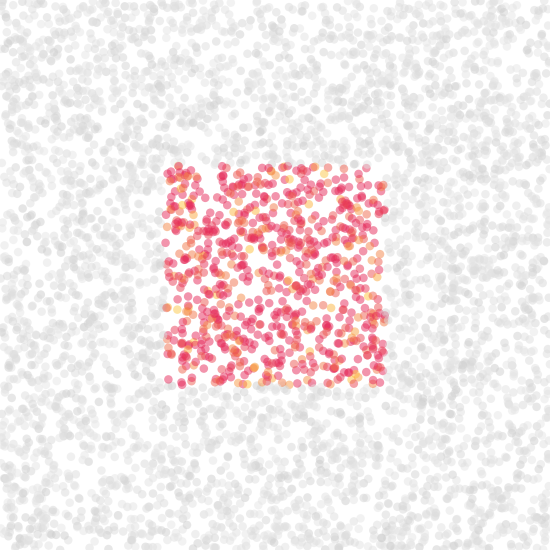

Write the Python code that produced this figure.
import pdb
import numpy as np
import matplotlib.pyplot as plt
from pylab import get_cmap


from gensinglecluster import gen_points
from scorpionsql.db import connect



from pylab import *
cdict = {'red': (
  (0.0, 0.92, 0.92),
  (0.3, 0.52, 0.52),
  (0.4, 0.88, 0.88),
  (0.6, 1., 1.),
  (0.8, 1.0, 1.0),
  (1.0, 1.0, 1.0)),
'green': (
  (0.0, 0.92, 0.92),
  (0.4, 0.88, 0.88),
  (0.6, .5, .5),
  (0.8, 0.0, 0.0),
  (1.0, 0.0, 0.0)),
'blue': (
  (0.0, 0.92, 0.92),
  (0.4, 0.88, 0.88),
  (0.6, .0, .6),
  (0.8, 0.0, 0.0),
  (1.0, 0.0, 0.0))}

cdict = {'red': (
  (0.0, 0.9, .9),
  (0.05, 0.8, .8),
  (0.15, 0.9, .9),
  (0.5, 1., 1.),
  (0.7, 0.9, 0.9),
  (1., 0.9, 0.9)
  ),
'green': (
  (0.0, 0.9, .9),
  (0.05, 0.8, .8),
  (0.15, 0.9, .9),
  (0.5, 0.7725, 0.7725),
  (0.7, 0.164, 0.164),
  (1., 0.164, 0.164)
  ),
'blue': (
  (0.0, 0.9, .9),
  (0.05, 0.8, .8),
  (0.15, 0.9, .9),
  (0.5, 0.23203125, 0.23203125),
  (0.7, 0.3515625, 0.3515625),
  (1, 0.3515625, 0.3515625)
  )
}

my_cmap = matplotlib.colors.LinearSegmentedColormap('my_colormap',cdict,256)


gdict = {
  'red': ( (0, .95, .95), (1, .4, .4)),
  'green': ( (0, .95, .95), (1, .4, .4)),
  'blue': ( (0, .95, .95), (1, .4, .4))
}
g_cmap = matplotlib.colors.LinearSegmentedColormap('g_colormap',gdict,256)


if False:
  db = connect("sigmod")
  #res = db.execute("select light, voltage, temp from readings where light > 0 and humidity > 0 and temp >= 0 and temp <= 300 and sensor >= 0 and sensor < 100 and voltage >= 0.1 and voltage < 10;")
  q = """
  select * from data_2_1_1000_0d50_80uo where g = 8
  """
  res = db.execute(q)
  pts = [list(r) for r in res]
  pts = np.array(pts)



  mask = np.equal(pts[:,0], None) | np.equal(pts[:,1], None) | np.equal(pts[:,2], None)
  mask = np.invert(mask)
  pts = pts[mask]
  pts[:-1] += min(pts[:,-1])
  print min(pts[:,0]), max(pts[:,0])
  print min(pts[:,1]), max(pts[:,1])
  alpha = 0.4

else:
  uh, sh, uo, so = 10, 5, 10, 5
  outlier_box, super_box, schema,  pts = gen_points(500, 2, 2, .25, uh, sh, uo, so)
  pts = np.array(list(pts) )
  pts[(pts[:,0] >= 30) & (pts[:,0] <= 70) & (pts[:,1] >= 30) & (pts[:,1] <= 70),-1] +=  60
  pts[:,-1] = pow(pts[:,-1], 2)
  alpha = pts[:,-1]
  alpha = (alpha - alpha.min()) / (alpha.max()-alpha.min()) * .7 + .3
  alpha = .5


fig = plt.figure(figsize=(11, 11))
ax = fig.add_axes([0., 0., 1., 1.])
ax.axis('off')
ax.set_axis_off()
ax.scatter(pts[:,0], pts[:,1], alpha=alpha, lw=0, c=pts[:,-1], s=150, cmap=my_cmap)
ax.set_xlim(-0, 100)
ax.set_ylim(-0, 100)
extent = ax.get_window_extent().transformed(fig.dpi_scale_trans.inverted())
fig.savefig('plot.png', format='png', bbox_inches=extent, dpi=50, pad_inches=0)
exit()

print pts
#plt.gray()
plt.axes().set_ylim([-30, 130])
plt.gcf().set_size_inches(20,10)
plt.savefig('plot.png', size=(20, 20))